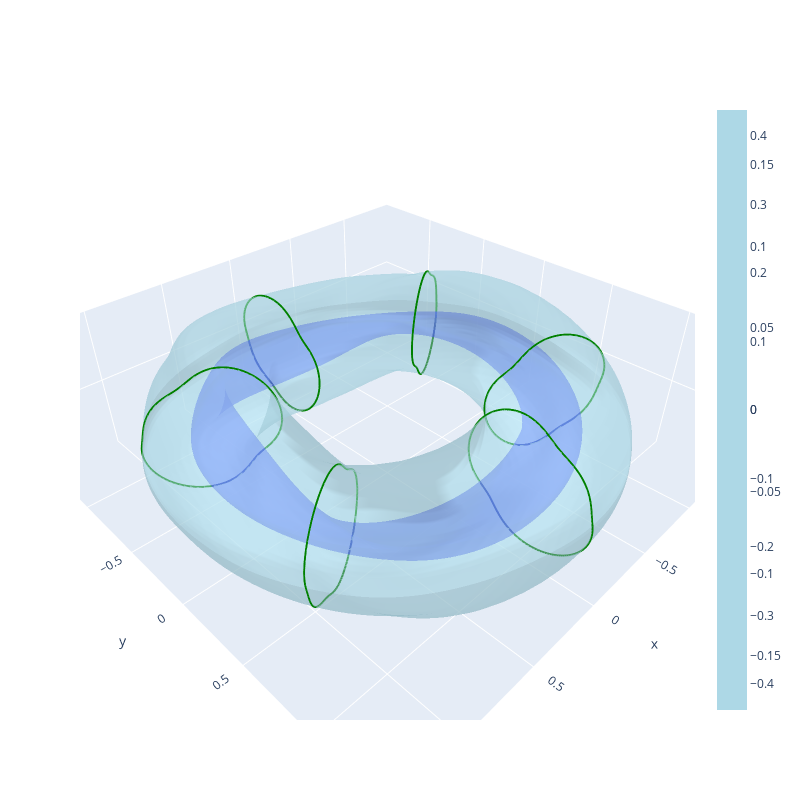

The cell this chart's notebook holds for it:
### Code cell
coils = coils_via_symmetries(base_curves, base_currents, s.nfp, True)
print(len(coils))

ax = s_full.plot(color="blue", close=True, show=False, engine="plotly", opacity=0.5)
ax.update_layout(showlegend=False)
cws_full.plot(ax=ax, color="lightblue", show=False, engine="plotly", close=True, opacity=0.5)
ax.update_layout(showlegend=False)
for coil in coils:
    coil.plot(ax=ax, color="green", show=False, engine="plotly", close=True)
# set box size
ax.update_layout(autosize=False, width=800, height=800)
# remove all bars 
ax.update_layout(showlegend=False)
ax.show()

### Figure 1 — Plotly figure (JSON) as saved in the notebook; plotly's stock layout.template omitted (floating-point values rounded to 4 significant figures; data arrays with more than 128 entries replaced by an {"elided": "..."} marker saying what was removed)
{"data": [{"colorscale": [[0, "blue"], [1, "blue"]], "opacity": 0.5, "type": "surface", "x": {"elided": "253x51 float values"}, "y": {"elided": "253x51 float values"}, "z": {"elided": "253x51 float values"}}, {"colorscale": [[0, "lightblue"], [1, "lightblue"]], "opacity": 0.5, "type": "surface", "x": {"elided": "253x51 float values"}, "y": {"elided": "253x51 float values"}, "z": {"elided": "253x51 float values"}}, {"line": {"color": "green", "width": 4}, "mode": "lines", "type": "scatter3d", "x": {"elided": "301 float values"}, "y": {"elided": "301 float values"}, "z": {"elided": "301 float values"}}, {"line": {"color": "green", "width": 4}, "mode": "lines", "type": "scatter3d", "x": {"elided": "301 float values"}, "y": {"elided": "301 float values"}, "z": {"elided": "301 float values"}}, {"line": {"color": "green", "width": 4}, "mode": "lines", "type": "scatter3d", "x": {"elided": "301 float values"}, "y": {"elided": "301 float values"}, "z": {"elided": "301 float values"}}, {"line": {"color": "green", "width": 4}, "mode": "lines", "type": "scatter3d", "x": {"elided": "301 float values"}, "y": {"elided": "301 float values"}, "z": {"elided": "301 float values"}}, {"line": {"color": "green", "width": 4}, "mode": "lines", "type": "scatter3d", "x": {"elided": "301 float values"}, "y": {"elided": "301 float values"}, "z": {"elided": "301 float values"}}, {"line": {"color": "green", "width": 4}, "mode": "lines", "type": "scatter3d", "x": {"elided": "301 float values"}, "y": {"elided": "301 float values"}, "z": {"elided": "301 float values"}}], "layout": {"autosize": false, "height": 800, "scene": {"aspectmode": "data"}, "showlegend": false, "width": 800}}
